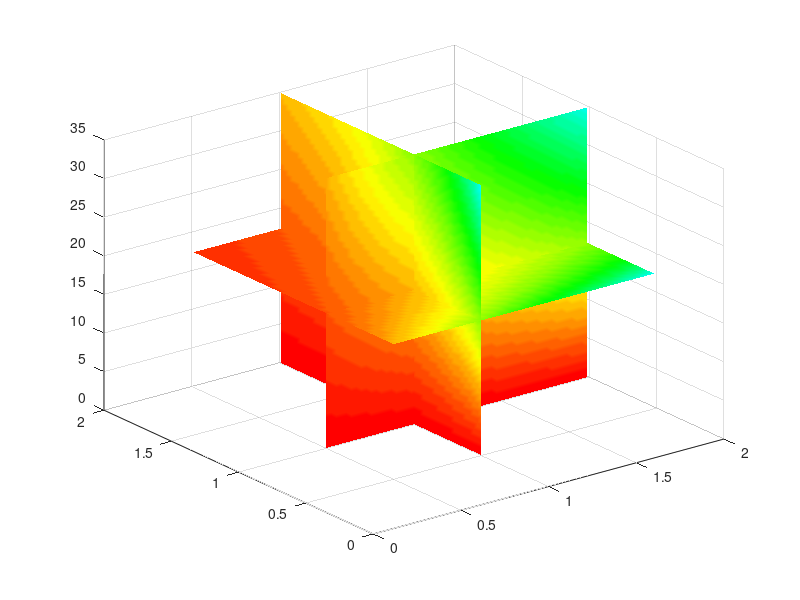

This figure's MATLAB source:
%Wheel analysis.
%The motor applies torque to the wheel by:
% Tw = (rG)*(Tml/rm)
% The goal of the analysis is to see the resulting torque values of wheels
% across the spectrum of the motor. 

wheelRadius = 2;%cm
stallTorque = 35;%mNm
resolution = .5;

rG = .5:(wheelRadius/(stallTorque/resolution)):wheelRadius;
rM = .5:(wheelRadius/(stallTorque/resolution)):wheelRadius;
Tml = 0:resolution:stallTorque;

[X,Y,Z] = meshgrid(rG,rM,Tml);
v = (X./Y).*Z;
xslice = [wheelRadius/2]; 
yslice = [wheelRadius/2]; 
zslice = stallTorque/2;
slice(X,Y,Z,v,xslice,yslice,zslice, 'nearest')
colormap hsv
shading interp
% launch sliceomatic
%sliceomatic(v,X,Y,Z);